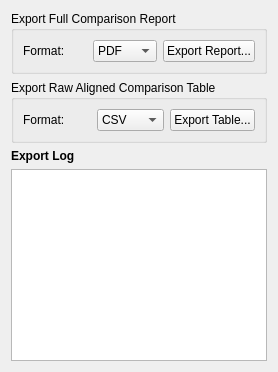
      <widget class="QWidget" name="tabReport">
       <attribute name="title">
        <string>📄  Report / Export</string>
       </attribute>
       <layout class="QVBoxLayout" name="verticalLayoutReport">
        <item>
         <widget class="QGroupBox" name="groupBoxExportReport">
          <property name="title">
           <string>Export Full Comparison Report</string>
          </property>
          <layout class="QHBoxLayout" name="horizontalLayoutExportReport">
           <item>
            <widget class="QLabel" name="labelReportFormatCaption">
             <property name="text">
              <string>Format:</string>
             </property>
            </widget>
           </item>
           <item>
            <widget class="QComboBox" name="comboBoxReportFormat">
             <item>
              <property name="text">
               <string>PDF</string>
              </property>
             </item>
             <item>
              <property name="text">
               <string>HTML</string>
              </property>
             </item>
            </widget>
           </item>
           <item>
            <widget class="QPushButton" name="btnExportReport">
             <property name="text">
              <string>Export Report...</string>
             </property>
            </widget>
           </item>
          </layout>
         </widget>
        </item>
        <item>
         <widget class="QGroupBox" name="groupBoxExportData">
          <property name="title">
           <string>Export Raw Aligned Comparison Table</string>
          </property>
          <layout class="QHBoxLayout" name="horizontalLayoutExportData">
           <item>
            <widget class="QLabel" name="labelDataFormatCaption">
             <property name="text">
              <string>Format:</string>
             </property>
            </widget>
           </item>
           <item>
            <widget class="QComboBox" name="comboBoxDataFormat">
             <item>
              <property name="text">
               <string>CSV</string>
              </property>
             </item>
             <item>
              <property name="text">
               <string>Excel</string>
              </property>
             </item>
            </widget>
           </item>
           <item>
            <widget class="QPushButton" name="btnExportData">
             <property name="text">
              <string>Export Table...</string>
             </property>
            </widget>
           </item>
          </layout>
         </widget>
        </item>
        <item>
         <widget class="QLabel" name="labelExportLogTitle">
          <property name="text">
           <string>Export Log</string>
          </property>
          <property name="styleSheet">
           <string>font-weight: bold;</string>
          </property>
         </widget>
        </item>
        <item>
         <widget class="QTextEdit" name="textEditExportLog">
          <property name="readOnly">
           <bool>true</bool>
          </property>
         </widget>
        </item>
       </layout>
      </widget>
